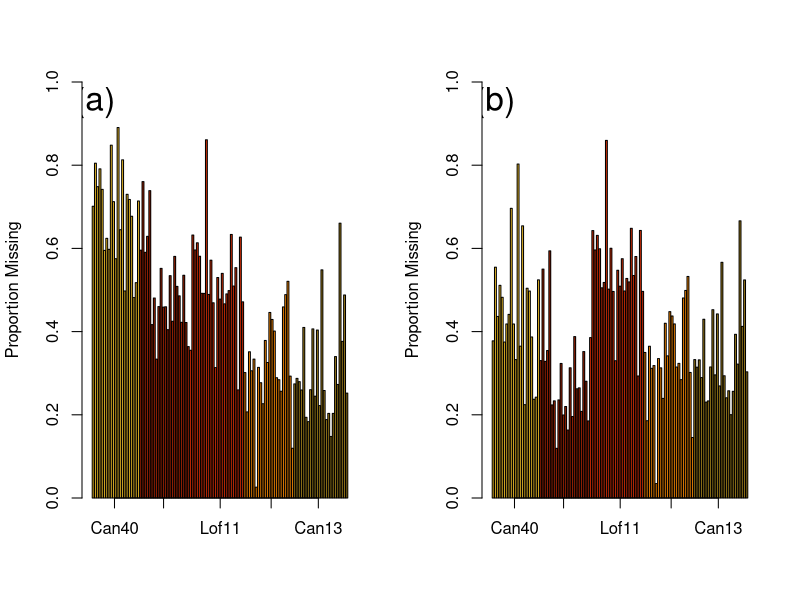

Write the R code that produced this figure.
par(mfrow=c(1,2))

GQfilter=read.csv("empirical_data/GQFilter_missingness.csv",header=T)
Can40filter=read.csv("empirical_data/Can40Filter_missingness.csv",header=T)

GQfilter$col=GQfilter$pop
GQfilter$col=gsub("Can40","#F3C127",GQfilter$col)
GQfilter$col=gsub("Lof07","#A62303",GQfilter$col)
GQfilter$col=gsub("Lof11","#D42D05",GQfilter$col)
GQfilter$col=gsub("Lof14","#FB8901",GQfilter$col)
GQfilter$col=gsub("Can13","#A2801A",GQfilter$col)

barplot(GQfilter$fmiss,col=GQfilter$col,ylab="Proportion Missing",ylim=c(0,1))
axis(1,labels=c("Can40","Lof07","Lof11","Lof14","Can13"),at=c(12,38,68,95,120))
#text(x=c(90,90),y=c(0.95,0.8),labels=c("All Loci","GQ Filter = 30, nloci = 346,290"))
text(x=1.5,y=0.95,labels="(a)",cex=2)

Can40filter$col=Can40filter$pop
Can40filter$col=gsub("Can40","red",Can40filter$col)
Can40filter$col=gsub("Lof07","orange",Can40filter$col)
Can40filter$col=gsub("Lof11","blue",Can40filter$col)
Can40filter$col=gsub("Lof14","purple",Can40filter$col)
Can40filter$col=gsub("Can13","gold",Can40filter$col)

barplot(Can40filter$fmiss,col=GQfilter$col,ylab="Proportion Missing",ylim=c(0,1))
axis(1,labels=c("Can40","Lof07","Lof11","Lof14","Can13"),at=c(12,38,68,95,120))
#text(x=c(90,90),y=c(0.95,0.8),labels=c("Can40 Low Missingness Loci","GQ Filter = 30, nloci = 112,082"))
text(x=1.5,y=0.95,labels="(b)",cex=2)
